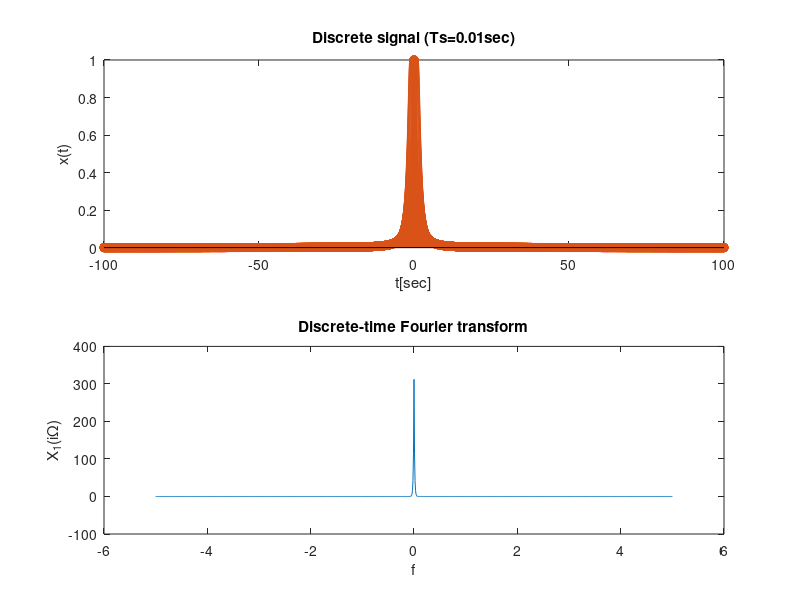

Write the MATLAB code that produced this figure.
%Ανάλυση σύμφωνα με την προηγούμενη άσκηση:
%x(t)=1/(t^2+1)
%Προσέγγιση 1: Το σήμα x(t)~0 όταν t^2>>1 
%Επομένως, t^2~10^3 και τελικά το σήμα θεωρείται μηδενικό για -100s<=t<=+100s.

%e^(-|t|)  -> 2/(1+Ω^2)
%Από ιδιότητες fourier (συμμετρίας) προκύπτει ότι ο μετασχηματισμός fourier
%του σήματος x(t) -> Χ(Ω)=π*e^(-|Ω|)

%Για την εύρεση του Ω_0 λύνουμε την Χ(Ω_0)=0 από την οποία προκύπτει ότι
%Ω_0=5rad/sec.
%Ω>=Ω_0=5rad/sec
%Για την περίοδο δειγματοληψίας από τον νόμο του Niquist:
%Ts=1/fs=1/2fmax=π/Ω_0=π/5~0,6s
%Δt<<Ts => το Δt μπορεί να πάρει την τιμή 0,1s.

%(a) Fs=100 => Ts=10^(-2)

close all;
clear all;
clc;

Dt=0.1;
t=-100:Dt:100;
x=1./(t.^2+1);

%Deigmatolipsia
Ts=1e-2;
n=-10000:1:10000; %Ypervolika megalo alla einai antistoixo tou programatos 2 afou einai 200/0,01=20000 deigmata
x_d=1./((n*Ts).^2+1);

%Arithmitikos upologisms tou oloklirwmatos
iter_max=500;
iter=0:1:iter_max;
w=(iter/iter_max)*5;
X_d=x_d*exp(-i*n'*w);
X_d=real(X_d);

w=[-fliplr(w),w(2:iter_max+1)];
X_d=[fliplr(X_d),X_d(2:iter_max+1)];

figure(1);
subplot(2,1,1); 
plot(t,x);
xlabel('t[sec]'); 
ylabel('x(t)');
title('Discrete signal (Ts=0.01sec)');
hold on; 
stem(n*Ts,x_d); 
hold off; 
subplot(2,1,2);
plot(w,X_d);
xlabel('f');
ylabel('X_1(i\Omega)');
title('Discrete-time Fourier transform');

print -dpdf progr32; 
